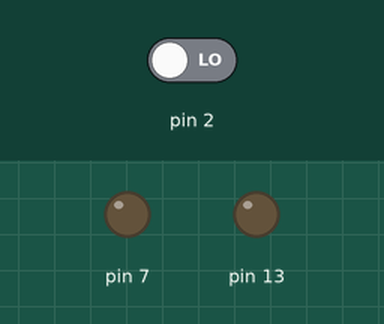
Bench run of a sketch on a simulated Arduino Uno, built with avr-gcc and run on an emulated ATmega328P. Parts: output pins drawn as LEDs (lit = HIGH). The inputs (shaded band) are chosen by the test bench; at power-on: pin 2 LOW.

Above: at 1.2 s.
1.3 s: pin 2 driven HIGH
At 2.1 s:
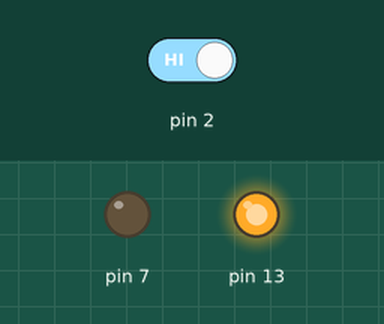
4.3 s: pin 2 driven LOW
At 5.1 s:
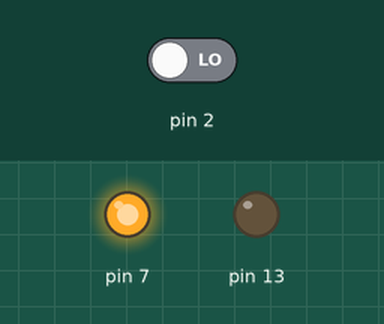
Timing chart, 0 to 7.3 s (numbered marks = the images above; inputs shaded):
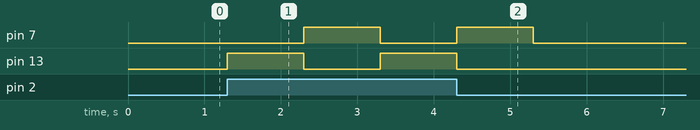

Measured:
- after the input at 1.3 s, pin 7: LOW → HIGH after 1.0 s, → LOW 1.0 s later; pin 13: LOW → HIGH at once, → LOW 1.0 s later, → HIGH 1.0 s later
- after the input at 4.3 s, pin 7: goes on until 5.3 s, then stays LOW; pin 13: goes on until 4.3 s, then stays LOW

The sketch:

UTN-Clase-Arduino02_001.ino
```cpp
// Codigo Ejemplo
int buttonState = 0;

void setup()
{
  //Configurar Pin como Entrada
  pinMode(2, INPUT);
  //Configurar Pines como Salida
  pinMode(7, OUTPUT);
  pinMode(13, OUTPUT);
}

void loop()
{
  //Leer Estado del Puerto de Entrada 2
  buttonState = digitalRead(2);
  //Actual Segun el Estado de la Lectura
  if (buttonState == HIGH){
  //Apagar Led en puerto 7
  digitalWrite(7, LOW);
  //Encender Led en Puerto 13
  digitalWrite(13,HIGH);
  //Esperar 1 Segundo
  delay(1000);
  //Encender Led en Puerto 7
  digitalWrite(7,HIGH);
  //Apagar Led en puerto 13
  digitalWrite(13, LOW);
  //Esperar 1 Segundo
  delay(1000);
  }else{
  //Apagar Led en puerto 7 y 13
  digitalWrite(7,LOW);
  digitalWrite(13,LOW);
  }
}
```
